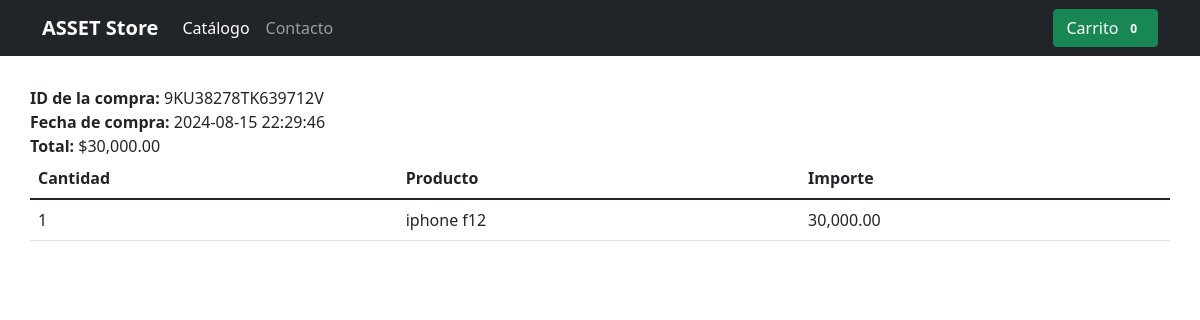
The app's page /proyecto/completado.php?key=9KU38278TK639712V with its own data.
### tables this page shows
CREATE TABLE `compra` (
  `id` int(11) NOT NULL,
  `id_transaccion` varchar(20) NOT NULL,
  `fecha` datetime NOT NULL,
  `status` varchar(20) NOT NULL,
  `email` varchar(50) NOT NULL,
  `id_cliente` varchar(20) NOT NULL,
  `total` decimal(10,2) NOT NULL
);

CREATE TABLE `detalles_compra` (
  `id` int(11) NOT NULL,
  `id_compra` int(11) NOT NULL,
  `id_producto` int(11) NOT NULL,
  `nombre` varchar(200) NOT NULL,
  `precio` decimal(10,2) NOT NULL,
  `cantidad` int(11) NOT NULL
);

### proyecto/config/config.php (called while the page is built, shortened)
<?php
$num_cart = 0;
?>

### proyecto/completado.php (the view, shortened to what this page needs)
<?php
require 'config/config.php';
$db = new Database();
$con = $db->conectar();
$id_transaccion = isset($_GET['key']) ? $_GET['key'] : '0';
$error = '';
if ($id_transaccion == '') {
    $error = 'Error de petición';
} else {
    $sql = $con->prepare("SELECT count(id) FROM compra WHERE id_transaccion=? AND status=?");
    $sql->execute([$id_transaccion, 'COMPLETED']);
    if ($sql->fetchColumn() > 0) {
        $sql = $con->prepare("SELECT id, fecha, email, total FROM compra WHERE id_transaccion=? AND status=? LIMIT 1");
        $sql->execute([$id_transaccion, 'COMPLETED']);
        $row = $sql->fetch(PDO::FETCH_ASSOC);
        $idCompra = $row['id'];
        $total = $row['total'];
        $fecha = $row['fecha'];
        $sqlDet = $con->prepare("SELECT nombre, precio, cantidad FROM detalles_compra WHERE id_compra = ?");
        $sqlDet->execute([$idCompra]);
    } else {
        $error = 'Error al comprobar la compra';
    }
}
?>
<!DOCTYPE html>
<html lang="en">
<head>
    <link href="https://cdn.jsdelivr.net/npm/bootstrap@5.1.3/dist/css/bootstrap.min.css" rel="stylesheet"
>
    <link href="css/styles.css" rel="stylesheet">
</head>
<body>
<header>
    <div class="navbar navbar-expand-lg navbar-dark bg-dark">
        <div class="container">
            <a href="tienda.php" class="navbar-brand d-flex align-items-center">
                <strong>ASSET Store</strong>
            </a>
            <div class="collapse navbar-collapse" id="navbarHeader">
                <ul class="navbar-nav me-auto mb-2 mb-lg-0">
                    <li class="nav-item">
                        <a href="#" class="nav-link active">Catálogo</a>
                    </li>
                    <li class="nav-item">
                        <a href="#" class="nav-link">Contacto</a>
                    </li>
                </ul>
                <a href="checkout.php" class="btn btn-success">
                    Carrito <span id="num_cart" class="badge bg-success"><?php echo $num_cart; ?></span>
                </a>
            </div>
        </div>
    </div>
</header>
<main>
    <div class="container">
        <?php if (strlen($error) > 0) { ?>
            <div class="row">
                <div class="col">
                    <h3><?php echo $error; ?></h3>
                </div>
            </div>
        <?php } else { ?>
            <div class="row">
                <div class="col">
                    <b>ID de la compra:</b> <?php echo $id_transaccion; ?><br>
                    <b>Fecha de compra:</b> <?php echo $fecha; ?><br>
                    <b>Total:</b> <?php echo MONEDA . number_format($total, 2, '.', ','); ?><br>
                </div>
            </div>
            <div class="row">
                <div class="col">
                    <table class="table">
                        <thead>
                            <tr>
                                <th>Cantidad</th>
                                <th>Producto</th>
                                <th>Importe</th>
                            </tr>
                        </thead>
                        <tbody>
                            <?php while ($row_det = $sqlDet->fetch(PDO::FETCH_ASSOC)) {
                                $importe = $row_det['precio'] * $row_det['cantidad']; ?>
                                <tr>
                                    <td><?php echo $row_det['cantidad']; ?></td>
                                    <td><?php echo $row_det['nombre']; ?></td>
                                    <td><?php echo number_format($importe, 2, '.', ','); ?></td>
                                </tr>
                            <?php } ?>
                        </tbody>
                    </table>
                </div>
            </div>
        <?php } ?>
    </div>
</main>
</body>
</html>

### proyecto/css/styles.css (style rules this page uses)
main > .container { padding: 30px 0; }

### records on screen
compra: fecha "2024-08-15 22:29:46", total "30,000.00"
detalles_compra: cantidad "1", nombre "iphone f12", importe "30,000.00"

### other values on screen
$num_cart "0"
$id_transaccion "9KU38278TK639712V"
MONEDA "$"
